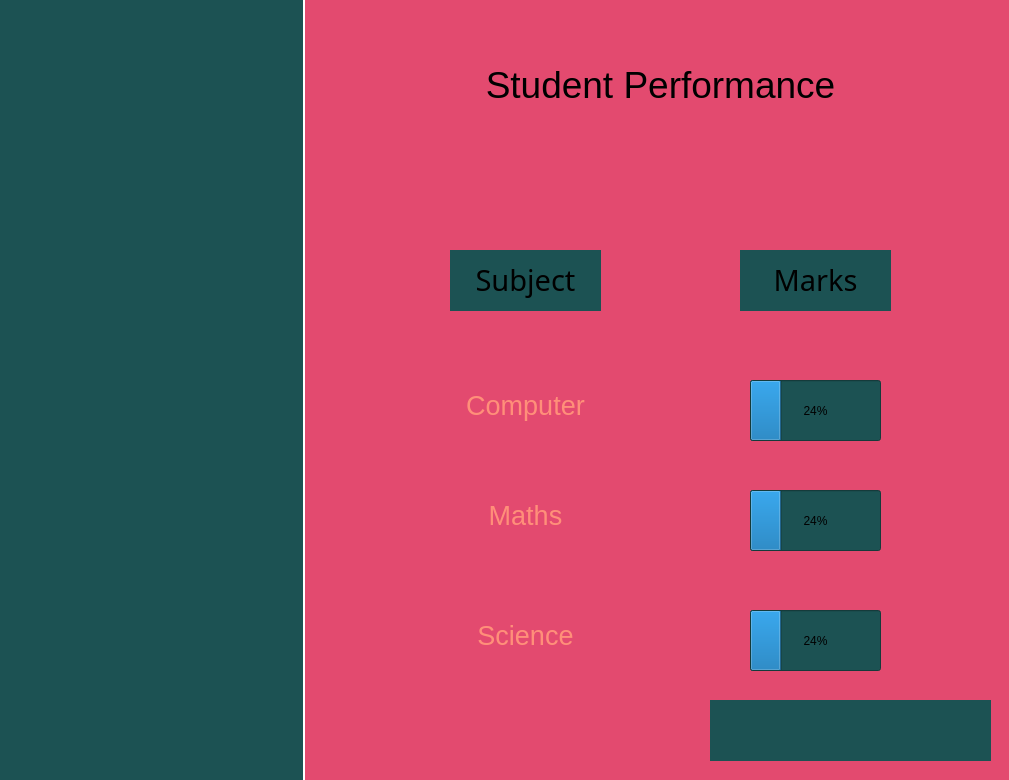
<?xml version="1.0" encoding="UTF-8"?>
<ui version="4.0">
 <class>StudentMarks</class>
 <widget class="QMainWindow" name="StudentMarks">
  <property name="geometry">
   <rect>
    <x>0</x>
    <y>0</y>
    <width>1009</width>
    <height>780</height>
   </rect>
  </property>
  <property name="maximumSize">
   <size>
    <width>1009</width>
    <height>780</height>
   </size>
  </property>
  <property name="windowTitle">
   <string>StudentMarks</string>
  </property>
  <property name="styleSheet">
   <string notr="true">
background:#1C5253;</string>
  </property>
  <widget class="QWidget" name="centralwidget">
   <widget class="QLabel" name="label">
    <property name="geometry">
     <rect>
      <x>303</x>
      <y>-24</y>
      <width>711</width>
      <height>811</height>
     </rect>
    </property>
    <property name="styleSheet">
     <string notr="true">background:rgb(227,74,111); border: 2px solid white;</string>
    </property>
    <property name="text">
     <string/>
    </property>
   </widget>
   <widget class="QLabel" name="studentPhoto">
    <property name="geometry">
     <rect>
      <x>90</x>
      <y>60</y>
      <width>111</width>
      <height>111</height>
     </rect>
    </property>
    <property name="styleSheet">
     <string notr="true">background:transparent;</string>
    </property>
    <property name="text">
     <string/>
    </property>
    <property name="pixmap">
     <pixmap>student.png</pixmap>
    </property>
   </widget>
   <widget class="QLabel" name="StudentNameLabel">
    <property name="geometry">
     <rect>
      <x>33</x>
      <y>210</y>
      <width>241</width>
      <height>51</height>
     </rect>
    </property>
    <property name="styleSheet">
     <string notr="true">font: 81 24pt &quot;Montserrat ExtraBold&quot;;</string>
    </property>
    <property name="text">
     <string>&lt;html&gt;&lt;head/&gt;&lt;body&gt;&lt;p align=&quot;center&quot;&gt;&lt;span style=&quot; font-size:16pt;&quot;/&gt;&lt;/p&gt;&lt;/body&gt;&lt;/html&gt;</string>
    </property>
   </widget>
   <widget class="QLabel" name="StudentSemesterlabel">
    <property name="geometry">
     <rect>
      <x>33</x>
      <y>426</y>
      <width>241</width>
      <height>71</height>
     </rect>
    </property>
    <property name="styleSheet">
     <string notr="true">font: 81 24pt &quot;Montserrat ExtraBold&quot;;</string>
    </property>
    <property name="text">
     <string/>
    </property>
   </widget>
   <widget class="QLabel" name="StudentBranchLabel">
    <property name="geometry">
     <rect>
      <x>30</x>
      <y>570</y>
      <width>241</width>
      <height>91</height>
     </rect>
    </property>
    <property name="styleSheet">
     <string notr="true">font: 81 24pt &quot;Montserrat ExtraBold&quot;;</string>
    </property>
    <property name="text">
     <string/>
    </property>
   </widget>
   <widget class="QLabel" name="StudentTitle">
    <property name="geometry">
     <rect>
      <x>310</x>
      <y>40</y>
      <width>701</width>
      <height>91</height>
     </rect>
    </property>
    <property name="styleSheet">
     <string notr="true">background:transparent;font: 81 36pt &quot;Montserrat ExtraBold&quot;;</string>
    </property>
    <property name="text">
     <string>&lt;html&gt;&lt;head/&gt;&lt;body&gt;&lt;p align=&quot;center&quot;&gt;&lt;span style=&quot; font-size:28pt;&quot;&gt;Student Performance&lt;/span&gt;&lt;/p&gt;&lt;/body&gt;&lt;/html&gt;</string>
    </property>
   </widget>
   <widget class="QLabel" name="StudentTitle_3">
    <property name="geometry">
     <rect>
      <x>450</x>
      <y>250</y>
      <width>151</width>
      <height>61</height>
     </rect>
    </property>
    <property name="font">
     <font>
      <family>Montserrat ExtraBold</family>
      <pointsize>36</pointsize>
      <weight>10</weight>
      <italic>false</italic>
      <bold>false</bold>
     </font>
    </property>
    <property name="styleSheet">
     <string notr="true">
background:#1C5253;
font: 81 36pt &quot;Montserrat ExtraBold&quot;;
border: none;</string>
    </property>
    <property name="text">
     <string>&lt;html&gt;&lt;head/&gt;&lt;body&gt;&lt;p align=&quot;center&quot;&gt;&lt;span style=&quot; font-size:22pt;&quot;&gt;Subject&lt;/span&gt;&lt;/p&gt;&lt;/body&gt;&lt;/html&gt;</string>
    </property>
   </widget>
   <widget class="QLabel" name="StudentTitle_4">
    <property name="geometry">
     <rect>
      <x>740</x>
      <y>250</y>
      <width>151</width>
      <height>61</height>
     </rect>
    </property>
    <property name="font">
     <font>
      <family>Montserrat ExtraBold</family>
      <pointsize>36</pointsize>
      <weight>10</weight>
      <italic>false</italic>
      <bold>false</bold>
     </font>
    </property>
    <property name="styleSheet">
     <string notr="true">
background:#1C5253;
font: 81 36pt &quot;Montserrat ExtraBold&quot;;
border: none;</string>
    </property>
    <property name="text">
     <string>&lt;html&gt;&lt;head/&gt;&lt;body&gt;&lt;p align=&quot;center&quot;&gt;&lt;span style=&quot; font-size:22pt;&quot;&gt;Marks&lt;/span&gt;&lt;/p&gt;&lt;/body&gt;&lt;/html&gt;</string>
    </property>
   </widget>
   <widget class="QLabel" name="ComputerLabel">
    <property name="geometry">
     <rect>
      <x>450</x>
      <y>360</y>
      <width>151</width>
      <height>91</height>
     </rect>
    </property>
    <property name="styleSheet">
     <string notr="true">color:rgb( 255, 143, 121);
background:transparent; font-size:20px;
font: 81 36pt &quot;Montserrat ExtraBold&quot;;
border: none;</string>
    </property>
    <property name="text">
     <string>&lt;html&gt;&lt;head/&gt;&lt;body&gt;&lt;p align=&quot;center&quot;&gt;&lt;span style=&quot; font-size:20pt;&quot;&gt;Computer&lt;/span&gt;&lt;/p&gt;&lt;/body&gt;&lt;/html&gt;</string>
    </property>
   </widget>
   <widget class="QLabel" name="MathsLabel">
    <property name="geometry">
     <rect>
      <x>450</x>
      <y>470</y>
      <width>151</width>
      <height>91</height>
     </rect>
    </property>
    <property name="styleSheet">
     <string notr="true">color:rgb( 255, 143, 121);
background:transparent; font-size:20px;
font: 81 36pt &quot;Montserrat ExtraBold&quot;;
border: none;</string>
    </property>
    <property name="text">
     <string>&lt;html&gt;&lt;head/&gt;&lt;body&gt;&lt;p align=&quot;center&quot;&gt;&lt;span style=&quot; font-size:20pt;&quot;&gt;Maths&lt;/span&gt;&lt;/p&gt;&lt;/body&gt;&lt;/html&gt;</string>
    </property>
   </widget>
   <widget class="QLabel" name="ScienceLabel">
    <property name="geometry">
     <rect>
      <x>450</x>
      <y>590</y>
      <width>151</width>
      <height>91</height>
     </rect>
    </property>
    <property name="styleSheet">
     <string notr="true">color:rgb( 255, 143, 121);
background:transparent; font-size:20px;
font: 81 36pt &quot;Montserrat ExtraBold&quot;;
border: none;</string>
    </property>
    <property name="text">
     <string>&lt;html&gt;&lt;head/&gt;&lt;body&gt;&lt;p align=&quot;center&quot;&gt;&lt;span style=&quot; font-size:20pt;&quot;&gt;Science&lt;/span&gt;&lt;/p&gt;&lt;/body&gt;&lt;/html&gt;</string>
    </property>
   </widget>
   <widget class="QProgressBar" name="ComputerProgress">
    <property name="geometry">
     <rect>
      <x>750</x>
      <y>380</y>
      <width>131</width>
      <height>61</height>
     </rect>
    </property>
    <property name="styleSheet">
     <string notr="true"/>
    </property>
    <property name="value">
     <number>24</number>
    </property>
   </widget>
   <widget class="QProgressBar" name="ScienceProgress">
    <property name="geometry">
     <rect>
      <x>750</x>
      <y>610</y>
      <width>131</width>
      <height>61</height>
     </rect>
    </property>
    <property name="styleSheet">
     <string notr="true"/>
    </property>
    <property name="value">
     <number>24</number>
    </property>
   </widget>
   <widget class="QProgressBar" name="MathsProgress">
    <property name="geometry">
     <rect>
      <x>750</x>
      <y>490</y>
      <width>131</width>
      <height>61</height>
     </rect>
    </property>
    <property name="styleSheet">
     <string notr="true"/>
    </property>
    <property name="value">
     <number>24</number>
    </property>
   </widget>
   <widget class="QLabel" name="TotalMarksLabel">
    <property name="geometry">
     <rect>
      <x>710</x>
      <y>700</y>
      <width>281</width>
      <height>61</height>
     </rect>
    </property>
    <property name="styleSheet">
     <string notr="true">font: 81 24pt &quot;Montserrat ExtraBold&quot;;</string>
    </property>
    <property name="text">
     <string/>
    </property>
   </widget>
  </widget>
 </widget>
 <resources/>
 <connections/>
</ui>
